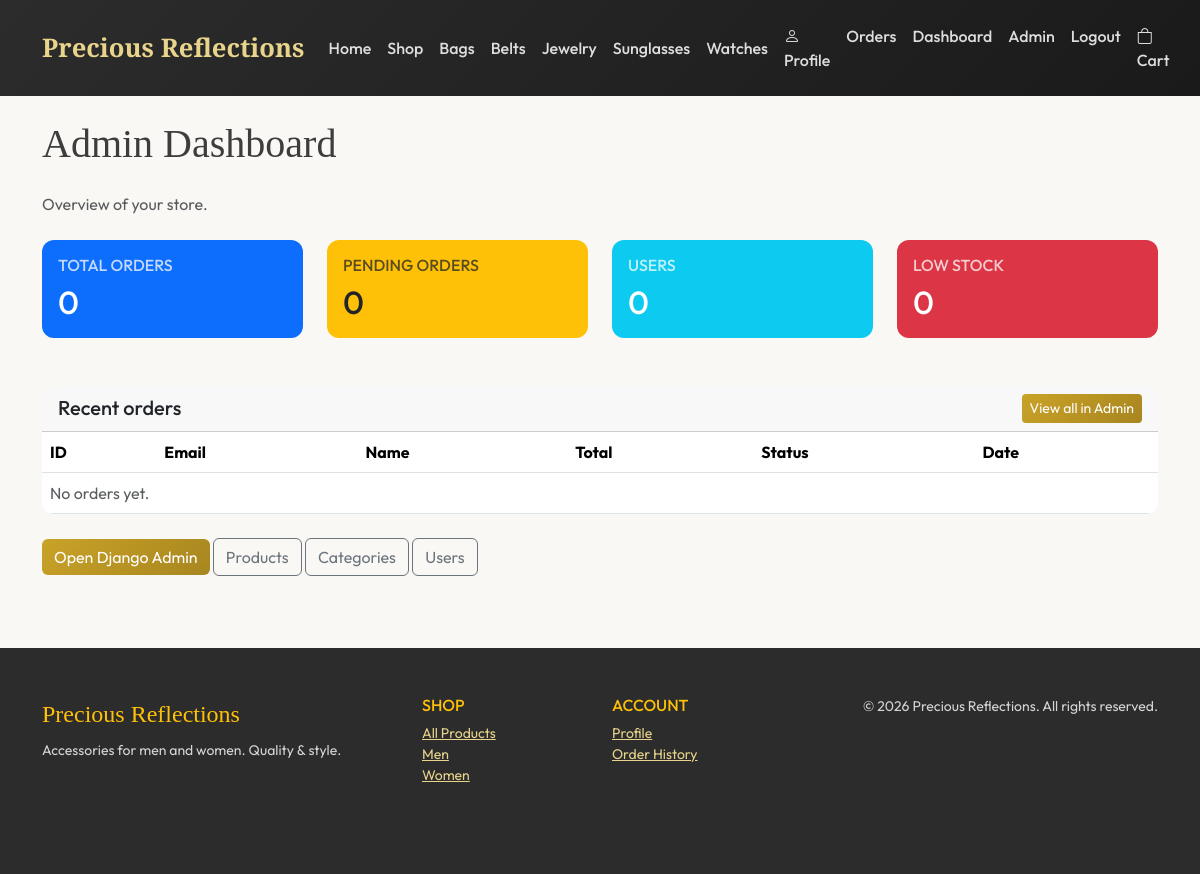
/admin-dashboard/ (signed in), run on the app's committed database.
### store/models.py (models this page shows, shortened)
class Category(models.Model):
    name = models.CharField(max_length=100)
    slug = models.SlugField(unique=True, max_length=100)
    description = models.TextField(blank=True)
    image = models.ImageField(upload_to='categories/', blank=True, null=True)
    created_at = models.DateTimeField(auto_now_add=True)
    class Meta:
        verbose_name_plural = 'Categories'
        ordering = ['name']

### store/views.py (the view)
# urls.py: path('admin-dashboard/', views.admin_dashboard, name='admin_dashboard'),
@staff_member_required
def admin_dashboard(request):
    from django.contrib.auth import get_user_model
    User = get_user_model()
    total_orders = Order.objects.count()
    pending_orders = Order.objects.filter(status='P').count()
    total_users = User.objects.filter(is_staff=False).count()
    low_stock_products = Product.objects.filter(stock__lte=5, stock__gt=0).count()
    out_of_stock = Product.objects.filter(stock=0).count()
    recent_orders = Order.objects.all()[:10]
    return render(request, 'store/admin/dashboard.html', {
        'total_orders': total_orders,
        'pending_orders': pending_orders,
        'total_users': total_users,
        'low_stock_products': low_stock_products,
        'out_of_stock': out_of_stock,
        'recent_orders': recent_orders,
    })

### store/context_processors.py (called while the page is built)
def cart_count(request):
    count = 0
    if request.session.get('cart'):
        for item in request.session['cart'].values():
            count += item.get('quantity', 0)
    return {'cart_count': count}

def categories_nav(request):
    from .models import Category
    categories = Category.objects.all()[:10]
    return {'nav_categories': categories}

### templates/store/admin/dashboard.html (shortened to what this page needs)
{% extends 'base.html' %}
{% load static %}
{% block content %}
<div class="container">
  <h1 class="font-serif mb-4">Admin Dashboard</h1>
  <p class="text-muted mb-4">Overview of your store.</p>
  <div class="row g-4 mb-5">
    <div class="col-md-3">
      <div class="card border-0 bg-primary text-white">
        <div class="card-body">
          <h6 class="text-uppercase opacity-75">Total Orders</h6>
          <h2 class="mb-0">{{ total_orders }}</h2>
        </div>
      </div>
    </div>
    <div class="col-md-3">
      <div class="card border-0 bg-warning text-dark">
        <div class="card-body">
          <h6 class="text-uppercase opacity-75">Pending Orders</h6>
          <h2 class="mb-0">{{ pending_orders }}</h2>
        </div>
      </div>
    </div>
    <div class="col-md-3">
      <div class="card border-0 bg-info text-white">
        <div class="card-body">
          <h6 class="text-uppercase opacity-75">Users</h6>
          <h2 class="mb-0">{{ total_users }}</h2>
        </div>
      </div>
    </div>
    <div class="col-md-3">
      <div class="card border-0 bg-danger text-white">
        <div class="card-body">
          <h6 class="text-uppercase opacity-75">Low Stock</h6>
          <h2 class="mb-0">{{ low_stock_products }}</h2>
        </div>
      </div>
    </div>
  </div>
  <div class="row">
    <div class="col-12">
      <div class="card">
        <div class="card-header d-flex justify-content-between align-items-center">
          <h5 class="mb-0">Recent orders</h5>
          <a href="{% url 'admin:store_order_changelist' %}" class="btn btn-gold btn-sm">View all in Admin</a>
        </div>
        <div class="card-body p-0">
          <div class="table-responsive">
            <table class="table table-hover mb-0">
              <thead>
                <tr>
                  <th>ID</th>
                  <th>Email</th>
                  <th>Name</th>
                  <th>Total</th>
                  <th>Status</th>
                  <th>Date</th>
                </tr>
              </thead>
              <tbody>
                {% for order in recent_orders %}
                <tr>
                  <td>{{ order.id }}</td>
                  <td>{{ order.email }}</td>
                  <td>{{ order.first_name }} {{ order.last_name }}</td>
                  <td>${{ order.total }}</td>
                  <td><span class="badge bg-secondary">{{ order.get_status_display }}</span></td>
                  <td>{{ order.created_at|date:"M d, Y" }}</td>
                </tr>
                {% empty %}
                <tr><td colspan="6" class="text-muted">No orders yet.</td></tr>
                {% endfor %}
              </tbody>
            </table>
          </div>
        </div>
      </div>
    </div>
  </div>
  <div class="mt-4">
    <a href="{% url 'admin:index' %}" class="btn btn-gold">Open Django Admin</a>
    <a href="{% url 'admin:store_product_changelist' %}" class="btn btn-outline-secondary">Products</a>
    <a href="{% url 'admin:store_category_changelist' %}" class="btn btn-outline-secondary">Categories</a>
    <a href="{% url 'admin:auth_user_changelist' %}" class="btn btn-outline-secondary">Users</a>
  </div>
</div>
{% endblock %}

### templates/base.html (shortened to what this page needs)
{% load static %}
<!DOCTYPE html>
<html lang="en">
<head>
  <link href="https://cdn.jsdelivr.net/npm/bootstrap@5.3.2/dist/css/bootstrap.min.css" rel="stylesheet">
  <link rel="stylesheet" href="https://cdn.jsdelivr.net/npm/bootstrap-icons@1.11.1/font/bootstrap-icons.css">
</head>
<body>
  <nav class="navbar navbar-expand-lg navbar-dark py-3">
    <div class="container">
      <a class="navbar-brand" href="{% url 'store:home' %}">Precious Reflections</a>
      <div class="collapse navbar-collapse" id="nav">
        <ul class="navbar-nav me-auto">
          <li class="nav-item"><a class="nav-link" href="{% url 'store:home' %}">Home</a></li>
          <li class="nav-item"><a class="nav-link" href="{% url 'store:shop' %}">Shop</a></li>
          {% for cat in nav_categories %}
          <li class="nav-item"><a class="nav-link" href="{% url 'store:shop' %}?category={{ cat.slug }}">{{ cat.name }}</a></li>
          {% endfor %}
        </ul>
        <ul class="navbar-nav">
          {% if user.is_authenticated %}
            <li class="nav-item"><a class="nav-link" href="{% url 'accounts:profile' %}"><i class="bi bi-person"></i> Profile</a></li>
            <li class="nav-item"><a class="nav-link" href="{% url 'accounts:order_history' %}">Orders</a></li>
            {% if user.is_staff %}
            <li class="nav-item"><a class="nav-link" href="{% url 'store:admin_dashboard' %}">Dashboard</a></li>
            <li class="nav-item"><a class="nav-link" href="{% url 'admin:index' %}">Admin</a></li>
            {% endif %}
            <li class="nav-item"><a class="nav-link" href="{% url 'accounts:logout' %}">Logout</a></li>
          {% else %}
            <li class="nav-item"><a class="nav-link" href="{% url 'accounts:login' %}">Login</a></li>
            <li class="nav-item"><a class="nav-link" href="{% url 'accounts:register' %}">Register</a></li>
          {% endif %}
          <li class="nav-item">
            <a class="nav-link position-relative" href="{% url 'store:cart' %}">
              <i class="bi bi-bag"></i> Cart
            </a>
          </li>
        </ul>
      </div>
    </div>
  </nav>
  <main class="py-4">
    {% block content %}{% endblock %}
  </main>
  <footer class="py-5 mt-5">
    <div class="container">
      <div class="row">
        <div class="col-md-4 mb-4">
          <span class="font-serif fs-4 text-warning">Precious Reflections</span>
          <p class="mt-2 small">Accessories for men and women. Quality & style.</p>
        </div>
        <div class="col-md-2 mb-4">
          <h6 class="text-uppercase text-warning">Shop</h6>
          <ul class="list-unstyled small">
            <li><a href="{% url 'store:shop' %}">All Products</a></li>
            <li><a href="{% url 'store:shop' %}?gender=M">Men</a></li>
            <li><a href="{% url 'store:shop' %}?gender=F">Women</a></li>
          </ul>
        </div>
        <div class="col-md-2 mb-4">
          <h6 class="text-uppercase text-warning">Account</h6>
          <ul class="list-unstyled small">
            {% if user.is_authenticated %}
            <li><a href="{% url 'accounts:profile' %}">Profile</a></li>
            <li><a href="{% url 'accounts:order_history' %}">Order History</a></li>
            {% else %}
            <li><a href="{% url 'accounts:login' %}">Login</a></li>
            <li><a href="{% url 'accounts:register' %}">Register</a></li>
            {% endif %}
          </ul>
        </div>
        <div class="col-md-4 mb-4 text-md-end small">
          &copy; {% now "Y" %} Precious Reflections. All rights reserved.
        </div>
      </div>
    </div>
  </footer>
</body>
</html>

### templates/base.html (style rules this page uses)
:root { --gold: #c9a227; --gold-light: #e8d48b; --charcoal: #2c2c2c; --cream: #faf8f5; --text: #3d3d3d; }
body { font-family: 'Outfit', sans-serif; background: var(--cream); color: var(--text); }
.font-serif { font-family: 'Cormorant Garamond', serif; }
.navbar { background: linear-gradient(135deg, var(--charcoal) 0%, #1a1a1a 100%) !important; }
.navbar-brand { font-family: 'Cormorant Garamond', serif; font-size: 1.6rem; font-weight: 600; color: var(--gold-light) !important; }
.nav-link { color: rgba(255,255,255,.85) !important; font-weight: 500; }
.btn-gold { background: linear-gradient(135deg, var(--gold), #a88620); color: #fff; border: none; }
.card { border: none; border-radius: 12px; overflow: hidden; transition: transform .2s, box-shadow .2s; }
footer { background: var(--charcoal); color: rgba(255,255,255,.8); }
footer a { color: var(--gold-light); }

### data on the page
Category: name "Bags"
Category: name "Belts"
Category: name "Jewelry"
Category: name "Sunglasses"
Category: name "Watches"

### other printed values
{{ total_orders }} "0"
{{ pending_orders }} "0"
{{ total_users }} "0"
{{ low_stock_products }} "0"
